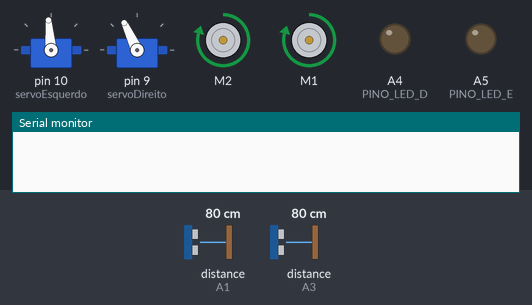
Bench run of a sketch on a simulated Arduino Uno, built with avr-gcc and run on an emulated ATmega328P. On the bench: 2 × servo, 2 × DC motor (green arrow = forward, orange = backward, longer = faster), output pins drawn as LEDs (lit = HIGH), the last lines printed to the serial monitor. Dashed ring = blinking. The inputs (shaded band) are chosen by the test bench; at power-on: distance to the obstacle (sensors on A1, A3) 80 cm. The echo pulse lasts 58.3 µs per cm; random numbers use the default seed unless the sketch sets one.

Above: at 2.5 s.
2.6 s: distance to the obstacle (sensor on A1) set to 22 cm
4.6 s: distance to the obstacle (sensor on A1) set to 18 cm
At 6.57 s:
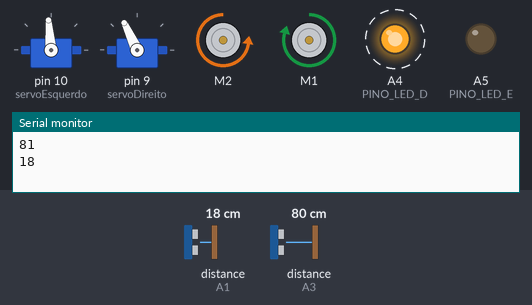
At 8.0 s:
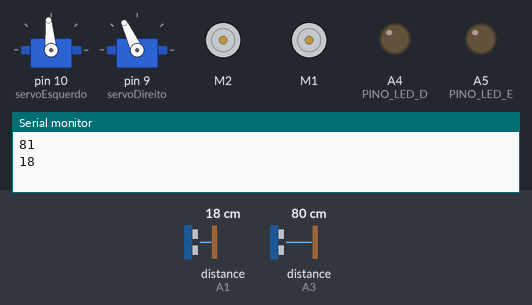
8.2 s: distance to the obstacle (sensor on A3) set to 23 cm
11.8 s: distance to the obstacle (sensor on A3) set to 18 cm
At 14.45 s:
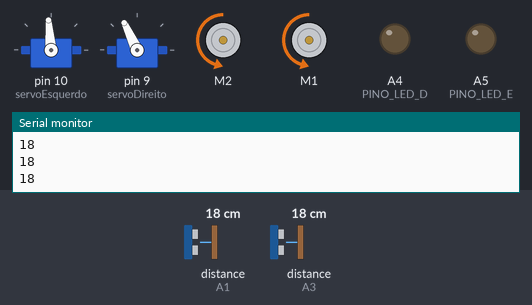
15.4 s: distance to the obstacle (sensor on A1) set to 35 cm
At 18.6 s:
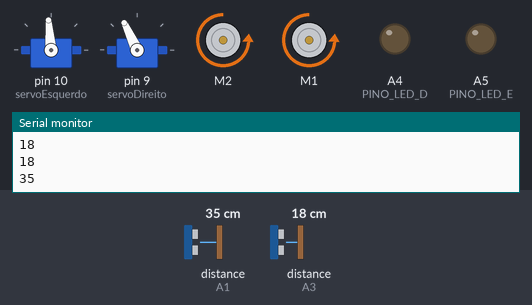
18.9 s: distance to the obstacle (sensor on A1) set to 2 cm
Timing chart, 0 to 23.5 s (numbered marks = the images above; inputs shaded):
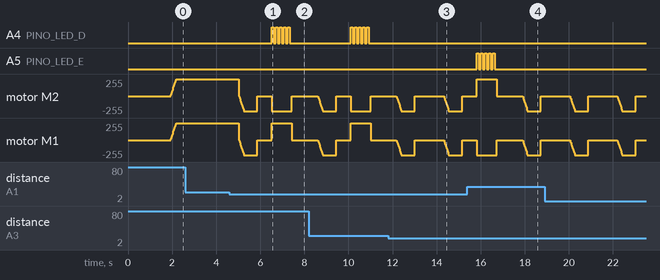

Measured:
- the behaviour switches between 20 and 19 cm on distance to the obstacle (sensor on A1) (found by bisection; images 0 and 1)
- the behaviour switches between 21 and 20 cm on distance to the obstacle (sensor on A3) (found by bisection; images 2 and 3)
- after the input at 2.6 s, every drawn part: stays the same
- after the input at 4.6 s, A4 (PINO_LED_D): alternates HIGH for 0.09 s and LOW for 0.09 s, 10 changes in all, then stays LOW, starting after 1.9 s; motor M2: ramps from stopped to backward 230/255 and jumps back, once every 1.6 s
- after the input at 15.4 s, A5 (PINO_LED_E): alternates HIGH for 0.09 s and LOW for 0.09 s, 10 changes in all, then stays LOW, starting after 0.42 s
- by itself, motor M1: ramps from stopped to backward 230/255 and jumps back, once every 2.1 s

The sketch:

carro_detector_colisao.ino
```cpp
#include <AFMotor.h>
#include <Servo.h>
#include <NewPing.h>


#define VELOCIDADE_MAXIMA 250
#define DISTANCIA_MAXIMA 200 // 2 METROS

// Pinos dos sonares
#define TRIG_PIN_SONAR_E A0
#define ECHO_PIN_SONAR_E A1
#define TRIG_PIN_SONAR_D A2
#define ECHO_PIN_SONAR_D A3

#define PINO_LED_D A4
#define PINO_LED_E A5
// Criando os objetos do sonares ultrassonicos
NewPing sonarEsquerdo(TRIG_PIN_SONAR_E, ECHO_PIN_SONAR_E, DISTANCIA_MAXIMA);
NewPing sonarDireito(TRIG_PIN_SONAR_D, ECHO_PIN_SONAR_D, DISTANCIA_MAXIMA);

// Criando os objetos servos que girarão os nossos sensores de detecção
Servo servoEsquerdo;
Servo servoDireito;

// Criando os objetos motores que girarão as rodas do nosso carro
AF_DCMotor motorEsquerdo(1, MOTOR12_1KHZ);
AF_DCMotor motorDireito( 2, MOTOR12_1KHZ);

// Esses angulos são os angulos em que o sonares ficam "olhando" para frente
const int servoEsquerdoAnguloInicio = 95;
const int servoDireitoAnguloInicio = 115;

const int ESQUERDA = 80;
const int DIREITA = -80;
const int DISTANCIA_MINIMA = 20;

enum LedPin {
  R_LED = A4,   // D7
  L_LED = A5, // D6
};


bool estaMovendoFrente = false;
bool estaVoltando = false;
struct Distancias {
  float direita;
  float frenteD; // distancia da frente do carrinho captada pelo sonar direito
  float frenteE; // distancia da frente do carrinho captada pelo sonar direito
  float esquerda;
};

// Esse variaveis guarda as distancias captadas por cada sonar
Distancias distancia = {0,0,0};


int lerSonarNoAngulo(Servo servo, NewPing sonar, int angulo, int anguloInicial = -1);
void blinkLed(const LedPin led, const int times = 5, const int durationOn = 100, const int durationOff = 100, const bool stayOn = false);

void setup() {
  Serial.begin(9600);
  pinMode(PINO_LED_D, OUTPUT);
  pinMode(PINO_LED_E, OUTPUT);
  servoEsquerdo.attach(10); // Anexa o objeto de Servo ao pino digital 9
  servoDireito.attach(9);   // Anexa o objeto de Servo ao pino digital 10

  servoDireito.write(servoDireitoAnguloInicio);
  servoEsquerdo.write(servoEsquerdoAnguloInicio);

  distancia.frenteD  = lerSonarNoAngulo(servoDireito, sonarDireito, 0, servoDireitoAnguloInicio);
  distancia.frenteE  = lerSonarNoAngulo(servoEsquerdo, sonarEsquerdo, 0, servoEsquerdoAnguloInicio);
  distancia.esquerda = lerSonarNoAngulo(servoDireito, sonarDireito, DIREITA, servoDireitoAnguloInicio);
  distancia.direita  = lerSonarNoAngulo(servoEsquerdo, sonarEsquerdo, ESQUERDA, servoEsquerdoAnguloInicio);


  delay(500);
}


void loop() {

  distancia.frenteE =  lerSonarNoAngulo(servoEsquerdo, sonarEsquerdo, 0, servoEsquerdoAnguloInicio) ;

  if (distancia.frenteE < DISTANCIA_MINIMA ) {
    pensar();
  }

  delay(200);

  distancia.frenteD =  lerSonarNoAngulo(servoDireito, sonarDireito, 0, servoDireitoAnguloInicio) ;

  if (distancia.frenteD < DISTANCIA_MINIMA ) {
    pensar();
  }

  if ( distancia.frenteD > DISTANCIA_MINIMA && distancia.frenteE > DISTANCIA_MINIMA) {
    if (!estaVoltando) {
      moverFrente(VELOCIDADE_MAXIMA);
    }
  }

  delay(200);
}


int lerSonarNoAngulo(Servo servo, NewPing sonar, int angulo, int anguloInicial = -1) {

  if (anguloInicial == -1) {
    anguloInicial = servo.read();
  }

  int novaPosicao = anguloInicial + angulo; // Calcula a nova posição do servo

  // Verifica se a nova posição está dentro dos limites permitidos (0 a 180 graus)
  if (novaPosicao < 0) {
    novaPosicao = 0;
  }
  else if (novaPosicao > 180) {
    novaPosicao = 180;
  }

  servo.write(novaPosicao); // Move o servo para a nova posição
  delay(200); // Aguarda o servo atingir a nova posição

  return lerSonar(sonar);
}


void pensar() {
  if (distancia.frenteE < DISTANCIA_MINIMA || distancia.frenteD < DISTANCIA_MINIMA) {
    moverVoltar(230, 600);
    estaVoltando = true;

    bool virou = tentarFazerCurva(60, 900);
    delay(100);

    if (!virou) {
      tentarFazerCurva(90, 1300);
    }


  }
}


bool tentarFazerCurva(int angulo, int duracaoCurva) {
    int distanciaD = lerSonarNoAngulo(servoDireito, sonarDireito, angulo * -1, servoDireitoAnguloInicio);
    int distanciaE = lerSonarNoAngulo(servoEsquerdo, sonarEsquerdo, angulo, servoEsquerdoAnguloInicio);

    Serial.println();
    Serial.println(distanciaD);
    Serial.println(distanciaE);
    Serial.println();

    if ( distanciaD > DISTANCIA_MINIMA && distanciaD > distanciaE ) {
      virar('D', duracaoCurva);
      return true;
    }
    if ( distanciaE > DISTANCIA_MINIMA && distanciaE > distanciaD ) {
      virar('E', duracaoCurva);
      return true;
    }

    // se as distancias forem iguais, escolha um caminho aleatorio para ir
    if ( distanciaE == distanciaD &&  distanciaD > DISTANCIA_MINIMA) {
      int aleatorio = random(0, 2); // gera um número aleatório entre 0 e 1
      if (aleatorio == 0) virar('D', duracaoCurva);
      else virar('E', duracaoCurva);
      return true;
    }
    return false;
}


int lerSonar(NewPing sonar) {
  int cm = sonar.ping_cm();
  if(cm==0)
  {
    cm = DISTANCIA_MINIMA + 1;
  }
  return cm;
}


void virar(char direcao, int duracao) {
  // Define a velocidade das rodas dianteiras
  estaVoltando = false;
  int velocidade = 250;
  // Define a direção das rodas dianteiras
  int direcao_motorDireito, direcao_motorEsquerdo, speed_motorDireito, speed_motorEsquerdo;

  if (direcao == 'E') { // vira para direita
    direcao_motorDireito = FORWARD;
    direcao_motorEsquerdo = BACKWARD;
    speed_motorDireito = velocidade;
    speed_motorEsquerdo = velocidade - 25;

  } else { // vira para esquerda
    direcao_motorDireito = BACKWARD;
    direcao_motorEsquerdo = FORWARD;
    speed_motorDireito = velocidade - 25;
    speed_motorEsquerdo = velocidade;
  }

  // Acelera gradualmente para evitar sobrecarga das baterias
  acelerar(velocidade);


  motorDireito.setSpeed(speed_motorDireito);
  motorEsquerdo.setSpeed(speed_motorEsquerdo);
  // Movimenta as rodas dianteiras
  motorDireito.run(direcao_motorDireito);
  motorEsquerdo.run(direcao_motorEsquerdo);


  if (direcao == 'E') blinkLed(L_LED, 5, duracao / 10, duracao / 10);
  else {blinkLed(R_LED, 5, duracao / 10, duracao / 10);}
  // Espera um tempo para que o carro vire na direção desejada
  // delay(duracao);

  pararMotores();

  // Para as rodas dianteiras
  desacelerar(velocidade);
}


void acelerar(int velocidade) {
  for (int speedSet = 0; speedSet <= velocidade; speedSet += 10) {
    motorDireito.setSpeed(speedSet);
    motorEsquerdo.setSpeed(speedSet);
    delay(10);
  }
}


void desacelerar(int velocidade) {
  for (int speedSet = velocidade; speedSet >= 0; speedSet -= 10) {
    motorDireito.setSpeed(speedSet);
    motorEsquerdo.setSpeed(speedSet);
    delay(10);
  }
}


void moverFrente(int velocidade) {

  if (!estaMovendoFrente) {
    motorDireito.run(FORWARD);
    motorEsquerdo.run(FORWARD);
    estaMovendoFrente = true;

    acelerar(velocidade);
  }

}


void moverVoltar(int velocidade, int duracao) {

  estaMovendoFrente = false;

  motorDireito.run(BACKWARD);
  motorEsquerdo.run(BACKWARD);

  acelerar(velocidade);

  delay(duracao);
  pararMotores();
}


void pararMotores(){

  estaMovendoFrente = false;
  motorEsquerdo.run(RELEASE);
  motorDireito.run(RELEASE);

}

void blinkLed(const LedPin led, const int times = 5, const int durationOn = 100, const int durationOff = 100, const bool stayOn = false) {

  for (int i = 0; i < times; i++) {
    digitalWrite(led, HIGH);
    delay(durationOn);
    digitalWrite(led, LOW);
    delay(durationOff);
  }

  if (stayOn) {
    digitalWrite(led, HIGH);
  }

}
```
